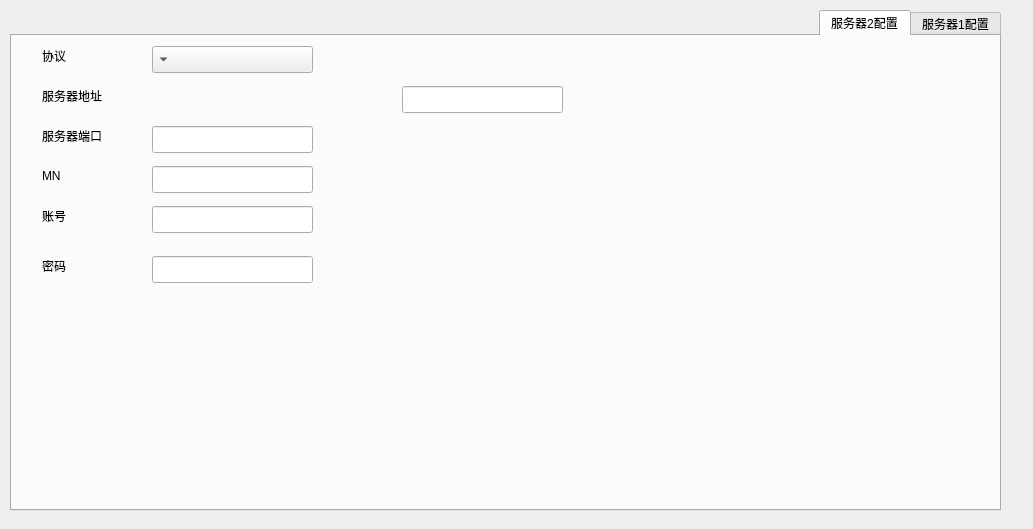
    <widget class="QWidget" name="server_page">
     <widget class="QTabWidget" name="server_tabwidget">
      <property name="geometry">
       <rect>
        <x>10</x>
        <y>10</y>
        <width>991</width>
        <height>501</height>
       </rect>
      </property>
      <property name="layoutDirection">
       <enum>Qt::RightToLeft</enum>
      </property>
      <property name="styleSheet">
       <string notr="true"/>
      </property>
      <property name="currentIndex">
       <number>1</number>
      </property>
      <widget class="QWidget" name="server_1">
       <attribute name="title">
        <string>服务器1配置</string>
       </attribute>
      </widget>
      <widget class="QWidget" name="server_2">
       <attribute name="title">
        <string>服务器2配置</string>
       </attribute>
       <widget class="QLabel" name="label_45">
        <property name="geometry">
         <rect>
          <x>30</x>
          <y>10</y>
          <width>79</width>
          <height>19</height>
         </rect>
        </property>
        <property name="styleSheet">
         <string notr="true"/>
        </property>
        <property name="text">
         <string>协议</string>
        </property>
       </widget>
       <widget class="QLabel" name="label_46">
        <property name="geometry">
         <rect>
          <x>30</x>
          <y>50</y>
          <width>79</width>
          <height>19</height>
         </rect>
        </property>
        <property name="text">
         <string>服务器地址</string>
        </property>
       </widget>
       <widget class="QComboBox" name="comboBox">
        <property name="geometry">
         <rect>
          <x>140</x>
          <y>10</y>
          <width>161</width>
          <height>27</height>
         </rect>
        </property>
       </widget>
       <widget class="QLabel" name="label_47">
        <property name="geometry">
         <rect>
          <x>30</x>
          <y>90</y>
          <width>79</width>
          <height>19</height>
         </rect>
        </property>
        <property name="text">
         <string>服务器端口</string>
        </property>
       </widget>
       <widget class="QLineEdit" name="lineEdit_2">
        <property name="geometry">
         <rect>
          <x>140</x>
          <y>90</y>
          <width>161</width>
          <height>27</height>
         </rect>
        </property>
       </widget>
       <widget class="QLabel" name="label_48">
        <property name="geometry">
         <rect>
          <x>30</x>
          <y>130</y>
          <width>79</width>
          <height>19</height>
         </rect>
        </property>
        <property name="text">
         <string>MN</string>
        </property>
       </widget>
       <widget class="QLabel" name="label_49">
        <property name="geometry">
         <rect>
          <x>30</x>
          <y>170</y>
          <width>79</width>
          <height>19</height>
         </rect>
        </property>
        <property name="text">
         <string>账号</string>
        </property>
       </widget>
       <widget class="QLabel" name="label_50">
        <property name="geometry">
         <rect>
          <x>30</x>
          <y>220</y>
          <width>79</width>
          <height>19</height>
         </rect>
        </property>
        <property name="text">
         <string>密码</string>
        </property>
       </widget>
       <widget class="QLineEdit" name="lineEdit_3">
        <property name="geometry">
         <rect>
          <x>140</x>
          <y>130</y>
          <width>161</width>
          <height>27</height>
         </rect>
        </property>
       </widget>
       <widget class="QLineEdit" name="lineEdit_4">
        <property name="geometry">
         <rect>
          <x>140</x>
          <y>170</y>
          <width>161</width>
          <height>27</height>
         </rect>
        </property>
       </widget>
       <widget class="QLineEdit" name="lineEdit_5">
        <property name="geometry">
         <rect>
          <x>140</x>
          <y>220</y>
          <width>161</width>
          <height>27</height>
         </rect>
        </property>
       </widget>
       <widget class="QWidget" name="widget_8" native="true">
        <property name="geometry">
         <rect>
          <x>360</x>
          <y>50</y>
          <width>241</width>
          <height>31</height>
         </rect>
        </property>
        <widget class="QLineEdit" name="lineEdit">
         <property name="geometry">
          <rect>
           <x>30</x>
           <y>0</y>
           <width>161</width>
           <height>27</height>
          </rect>
         </property>
        </widget>
       </widget>
      </widget>
     </widget>
     <widget class="QLabel" name="label_52">
      <property name="geometry">
       <rect>
        <x>0</x>
        <y>0</y>
        <width>1024</width>
        <height>520</height>
       </rect>
      </property>
      <property name="styleSheet">
       <string notr="true">border-image: url(:/images/00background.png);</string>
      </property>
      <property name="text">
       <string/>
      </property>
     </widget>
     <zorder>label_52</zorder>
     <zorder>server_tabwidget</zorder>
    </widget>
